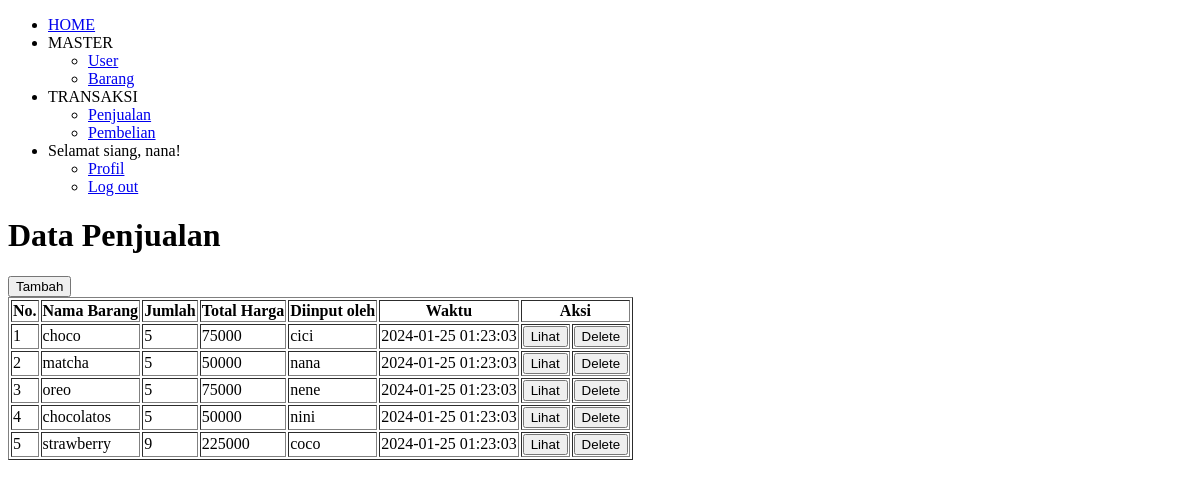
/penjualan.php (signed in), run on an earlier commit of the app's database.
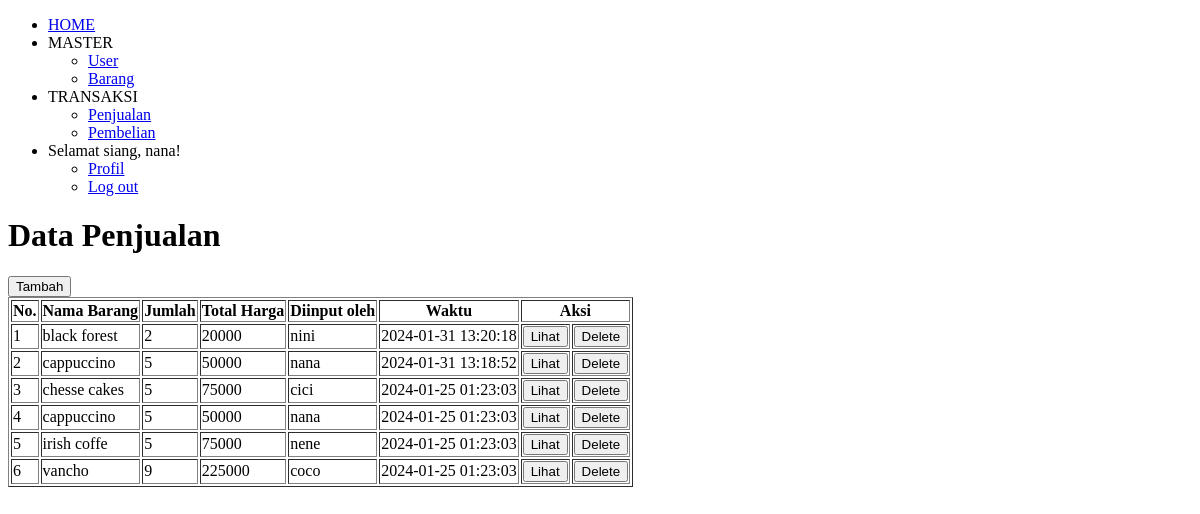
And on a later commit of the database.
### tables this page shows
CREATE TABLE `penjualan` (
  `id` int(10) UNSIGNED NOT NULL,
  `id_barang` int(10) UNSIGNED NOT NULL,
  `jumlah` int(10) UNSIGNED NOT NULL,
  `total_harga` int(10) UNSIGNED NOT NULL,
  `id_staff` int(10) UNSIGNED NOT NULL,
  `created_at` timestamp NOT NULL DEFAULT current_timestamp(),
  `updated_at` timestamp NULL DEFAULT NULL ON UPDATE current_timestamp()
);

CREATE TABLE `barang` (
  `id` int(11) UNSIGNED NOT NULL,
  `nama` varchar(50) NOT NULL,
  `kategori` enum('makanan','minuman') NOT NULL,
  `stok` int(10) UNSIGNED NOT NULL,
  `harga_beli` int(10) UNSIGNED NOT NULL,
  `harga_jual` int(10) UNSIGNED NOT NULL,
  `created_at` timestamp NOT NULL DEFAULT current_timestamp(),
  `updated_at` timestamp NULL DEFAULT NULL ON UPDATE current_timestamp()
);

CREATE TABLE `user` (
  `id` int(11) UNSIGNED NOT NULL,
  `username` varchar(50) NOT NULL,
  `password` varchar(255) NOT NULL,
  `level` enum('admin','keuangan','logistik') NOT NULL,
  `created_at` timestamp NOT NULL DEFAULT current_timestamp(),
  `updated_at` timestamp NULL DEFAULT NULL ON UPDATE current_timestamp()
);

### penjualan.php (the view, shortened to what this page needs)
<!DOCTYPE html>
<html>
<head>
</head>
<body>
    <?php include "menu.php"; ?>
    <?php
    require "koneksi.php";
    $sql = "SELECT penjualan.id, barang.nama as nama_barang, penjualan.jumlah, penjualan.total_harga, user.username, penjualan.created_at FROM barang JOIN penjualan on barang.id = penjualan.id_barang JOIN user ON user.id = penjualan.id_staff ORDER BY penjualan.created_at DESC";
    $query = mysqli_query($koneksi, $sql);
    ?>
    <div>
        <h1>Data Penjualan</h1>
        <form action="new-penjualan.php" method="GET">
            <button type="submit">Tambah</button>
        </form>
        <table border="1">
            <tr>
                <th>No.</th>
                <th>Nama Barang</th>
                <th>Jumlah</th>
                <th>Total Harga</th>
                <th>Diinput oleh</th>
                <th>Waktu</th>
                <th colspan="2">Aksi</th>
            </tr>
            <?php $i = 1; ?>
            <?php while ($penjualan = mysqli_fetch_array($query)) : ?>
                <tr>
                    <td><?= $i ?></td>
                    <td><?= $penjualan["nama_barang"] ?></td>
                    <td><?= $penjualan["jumlah"] ?></td>
                    <td><?= $penjualan["total_harga"] ?></td>
                    <td><?= $penjualan["username"] ?></td>
                    <td><?= $penjualan["created_at"] ?></td>
                    <td>
                        <form action="read-penjualan.php" method="GET">
                            <button type="submit">Lihat</button>
                        </form>
                    </td>
                    <td>
                        <form action="delete-penjualan.php" method="POST" onsubmit="return konfirmasi(this)">
                            <button type="submit">Delete</button>
                        </form>
                    </td>
                </tr>
                <?php $i++; ?>
            <?php endwhile ?>
        </table>
    </div>
</body>
</html>

What changed in the data, as far as the page shows it:
removed penjualan: id_barang.nama "chocolatos", jumlah "5", total_harga "50000", id_staff.username "nini", created_at "2024-01-25 01:23:03"
added penjualan: id_barang.nama "black forest", jumlah "2", total_harga "20000", id_staff.username "nini", created_at "2024-01-31 13:20:18"
added penjualan: id_barang.nama "cappuccino", jumlah "5", total_harga "50000", id_staff.username "nana", created_at "2024-01-31 13:18:52"
changed through a linked row, penjualan "cici": id_barang.nama "choco" → "chesse cakes"
changed through a linked row, penjualan (number 4 of 6 on the later page): id_barang.nama "matcha" → "cappuccino"
changed through a linked row, penjualan "nene": id_barang.nama "oreo" → "irish coffe"
changed through a linked row, penjualan "coco": id_barang.nama "strawberry" → "vancho"
